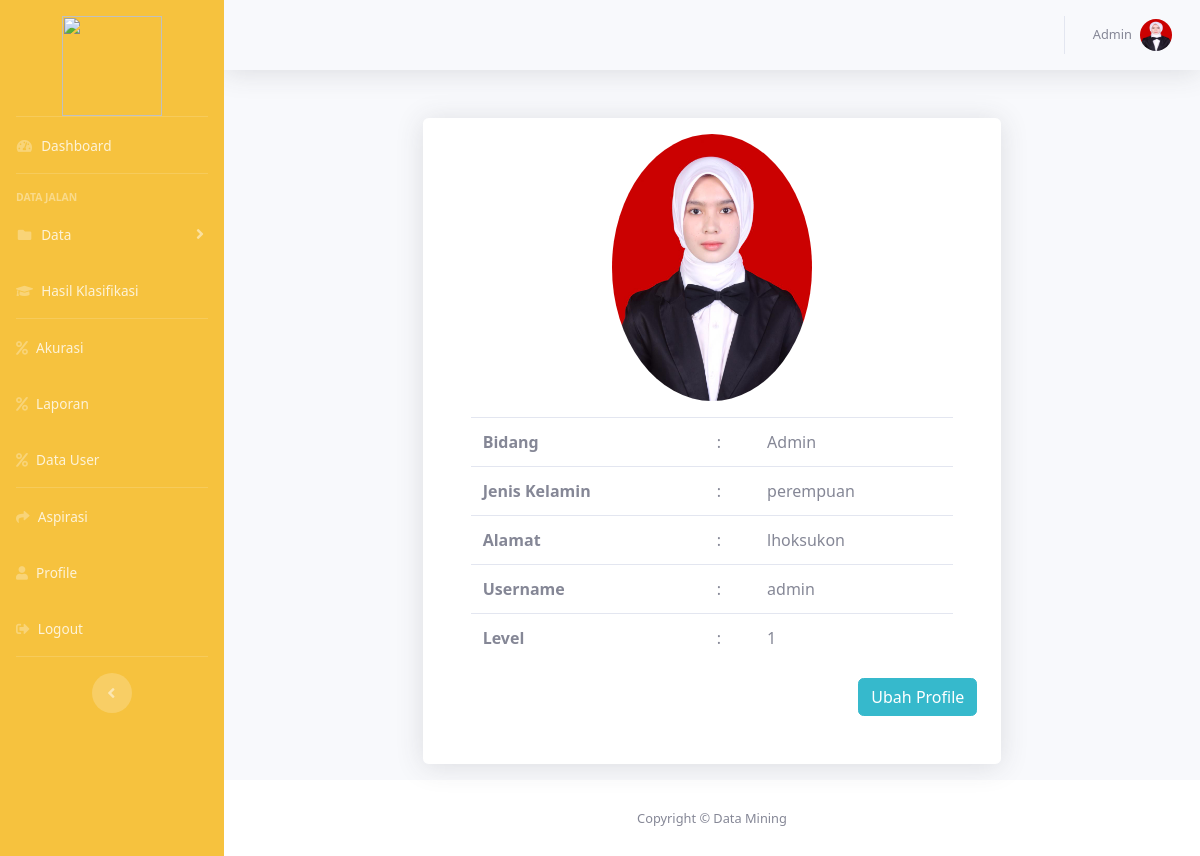
The app's page /index.php?page=profile (signed in) with its own data.
### tables this page shows
CREATE TABLE `user` (
  `id` int(11) NOT NULL,
  `nama` varchar(255) NOT NULL,
  `username` varchar(255) NOT NULL,
  `password` text NOT NULL,
  `alamat` text NOT NULL,
  `level` enum('1','2','3','4') NOT NULL,
  `jk` enum('laki-laki','perempuan','','') NOT NULL,
  `gambar` varchar(255) NOT NULL
);

### Pages/profile/profile.php (the view, shortened to what this page needs)
<?php
include 'koneksi.php';
$id = $_SESSION['login']['id'];
$result = mysqli_query($conn, "SELECT * FROM user WHERE id='$id'");
$data = mysqli_fetch_assoc($result);
?>
<div class="container">
    <div class="row mt-5">
        <div class="col-md-8 ml-auto mr-auto">
            <div class="card o-hidden border-0 shadow  mb-3">
                <div class="container mb-5">
                    <div class="profile mt-3">
                        <center>
                            <div class="avatar">
                                <img src="img/<?= $data['gambar']; ?>" alt="Circle Image" width="200px" class="img-raised rounded-circle img-fluid">
                            </div>
                        </center>
                    </div>
                    <div class="container mt-3">
                        <table class="table">
                            <tr>
                                <th>Bidang </th>
                                <td> : </td>
                                <td> <?= $data['nama']; ?></td>
                            </tr>
                            <tr>
                                <th>Jenis Kelamin </th>
                                <td> : </td>
                                <td> <?= $data['jk']; ?></td>
                            </tr>
                            <tr>
                                <th>Alamat </th>
                                <td> : </td>
                                <td> <?= $data['alamat']; ?></td>
                            </tr>
                            <tr>
                                <th>Username </th>
                                <td> : </td>
                                <td> <?= $data['username']; ?></td>
                            </tr>
                            <tr>
                                <th>Level </th>
                                <td> : </td>
                                <td> <?= $data['level']; ?></td>
                            </tr>
                        </table>
                    </div>
                    <a href="index.php?page=ubahprofile" class="btn btn-info float-right">Ubah Profile</a>
                </div>
            </div>
        </div>
    </div>
</div>

### css/custom.css (style rules this page uses)
body { font-family: 'Segoe UI', Tahoma, Geneva, Verdana, sans-serif; }

### records on screen
user: gambar (picture), nama "Admin", jk "perempuan", alamat "lhoksukon", username "admin", level "1"

### other values on screen
$_SESSION['login']['nama'] "Admin"
